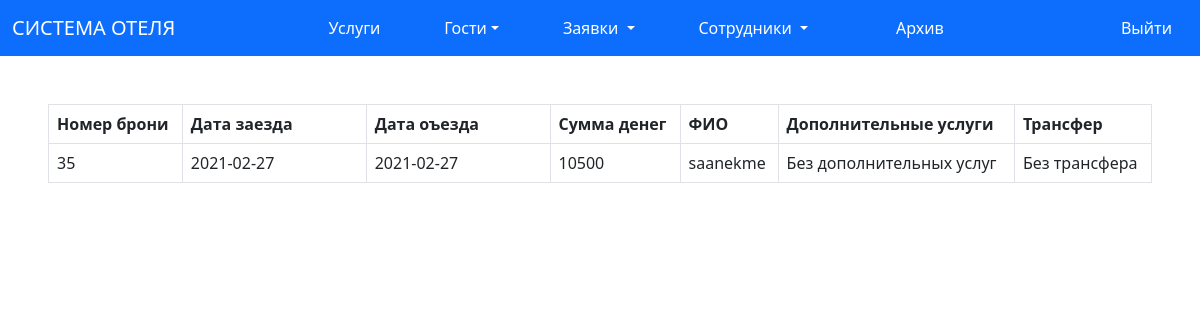
Page /archiv.php (signed in) on the committed database.
### tables this page shows
CREATE TABLE `check` (
  `id` int(11) NOT NULL,
  `id_bron` int(11) DEFAULT NULL,
  `date_in` date NOT NULL,
  `date_out` date NOT NULL,
  `money` int(11) NOT NULL,
  `full_name` varchar(1000) NOT NULL,
  `food` varchar(2000) NOT NULL,
  `transfer` varchar(2000) NOT NULL
);

### archiv.php (the view, shortened to what this page needs)
<?php session_start();
require_once 'connect/connect.php';
?>
<link href="https://cdn.jsdelivr.net/npm/bootstrap@5.0.0-beta2/dist/css/bootstrap.min.css" rel="stylesheet">
<nav class="navbar navbar-expand-lg navbar-light bg-primary  ">
  <div class="container-fluid ">
    <a class="navbar-brand text-white" href="#">СИСТЕМА ОТЕЛЯ</a>
    <ul class="navbar-nav mx-4 ">
      <li class="nav-item mx-4 ">
        <a class="nav-link  text-white" href="uslugi.php" tabindex="-1" aria-disabled="true">Услуги</a>
      </li>
      <li class="nav-item dropdown mx-4 ">
        <a class="nav-link dropdown-toggle text-white" href="guest.php" id="navbarScrollingDropdown" role="button" data-bs-toggle="dropdown" aria-expanded="false">
        Гости</a>
      </li>
      <li class="nav-item dropdown mx-4 ">
        <a class="nav-link dropdown-toggle text-white" href="staff_page.php" id="navbarScrollingDropdown" role="button" data-bs-toggle="dropdown" aria-expanded="false">
          Заявки
        </a>
      </li>
      <li class="nav-item dropdown mx-4 ">
        <a class="nav-link dropdown-toggle text-white" href="allstaff.php" id="navbarScrollingDropdown" role="button" data-bs-toggle="dropdown" aria-expanded="false">
          Сотрудники
        </a>
      </li>
      <li class="nav-item mx-5 ">
        <a class="nav-link  text-white" href="archiv.php" tabindex="-1" aria-disabled="true" > Архив </a>
      </li></ul>
      <a class=" mr-auto nav-link  text-white " href="signin/logout.php"  >Выйти</a>
    </div>
</nav>
    <div class="col-sm m-5">
  <table class="table table-bordered" >
      <thead>
      <tr>
        <th scope="col">Номер брони</th>
        <th scope="col"class="col-lg-2">Дата заезда</th>
        <th scope="col" class="col-lg-2">Дата оъезда</th>
        <th scope="col">Сумма денег</th>
        <th scope="col">ФИО</th>
        <th scope="col">Дополнительные услуги</th>
        <th scope="col">Трансфер</th>
      </tr>
    </thead>
    <tbody>
    <?php
    $staff = mysqli_query($connect, "SELECT * FROM `check`");
    $staff = mysqli_fetch_all($staff);
    foreach ($staff as $st)
    {
    ?>
    <tr>
      <td class="<?=$color?>"><?= $st[1] ?></td>
      <td class="<?=$color?>"><?= $st[2] ?></td>
      <td class="<?=$color?>"><?= $st[3] ?></td>
      <td class="<?=$color?>"><?= $st[4] ?></td>
      <td class="<?=$color?>"><?= $st[5] ?></td>
      <td class="<?=$color?>"><?= $st[6] ?></td>
      <td class="<?=$color?>"><?= $st[7] ?></td>
    </tr>
    <?php } ?>
  </tbody>
</table>
</div>

### rows in the picture
check: id_bron "35", date_in "2021-02-27", date_out "2021-02-27", money "10500", full_name "saanekme", food "Без дополнительных услуг", transfer "Без трансфера"
